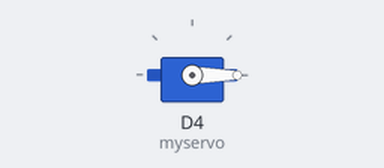
Bench run of a sketch on a simulated ESP8266 (NodeMCU). On the bench: servo.

Above: at 0.05 s.
At 1.5 s:
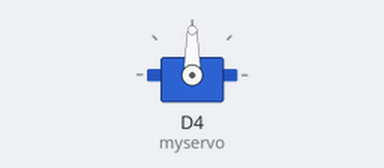
At 3.0 s:
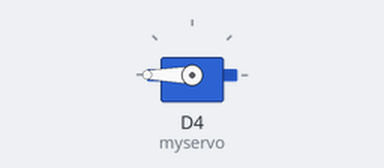
Timing chart, 0 to 6.9 s (numbered marks = the images above):
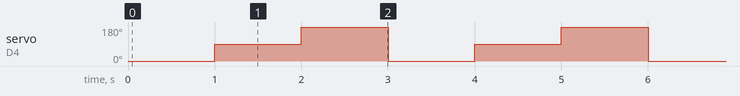

Measured:
- by itself, servo on D4 (myservo): repeats every 3.0 s: 180° 1.0 s, 0° 1.0 s, 90° 1.0 s

The sketch:

Servo_motor.ino
```cpp
#include <ESP8266WiFi.h>  // If you're using WiFi features
#include <Servo.h>        // After installing ESP8266Servo

Servo myservo;

void setup() {
  myservo.attach(D4); // or use GPIO pin number, like 2
}

void loop() {
  myservo.write(0);    // 0 degrees
  delay(1000);
  myservo.write(90);   // 90 degrees
  delay(1000);
  myservo.write(180);  // 180 degrees
  delay(1000);
}
```
